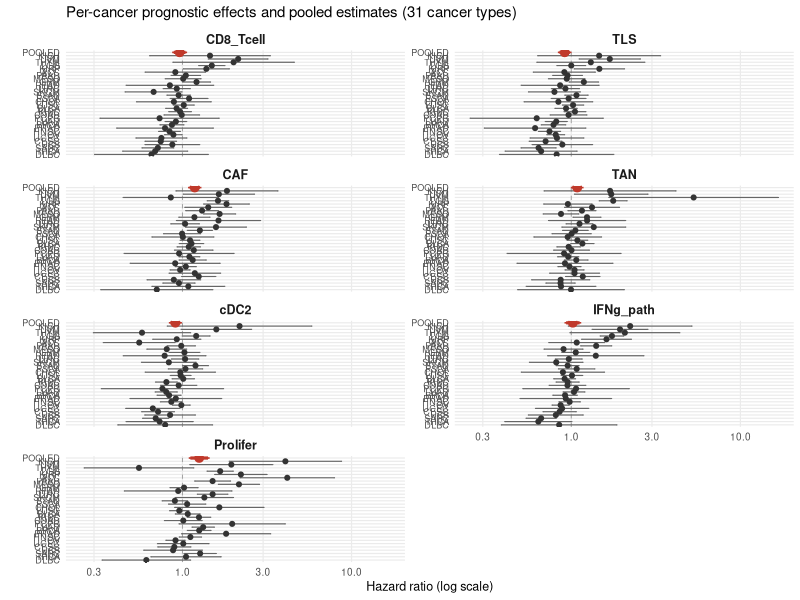
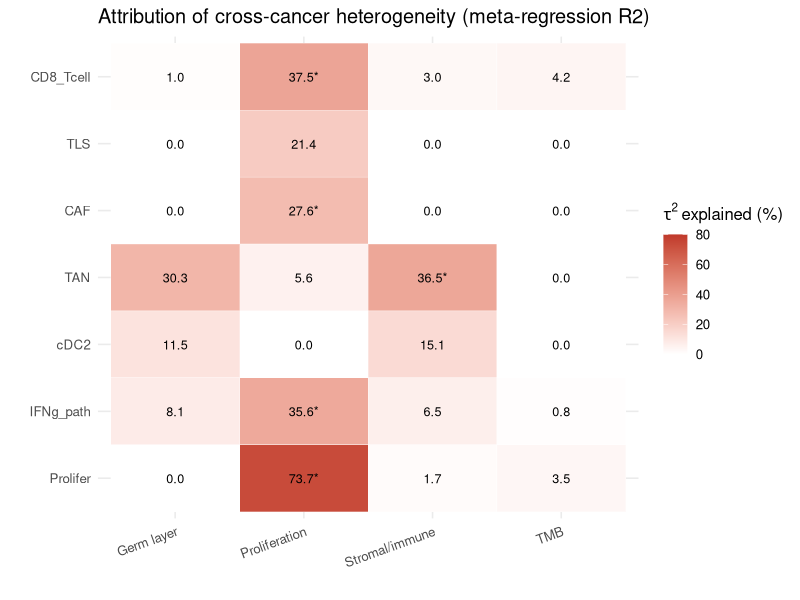
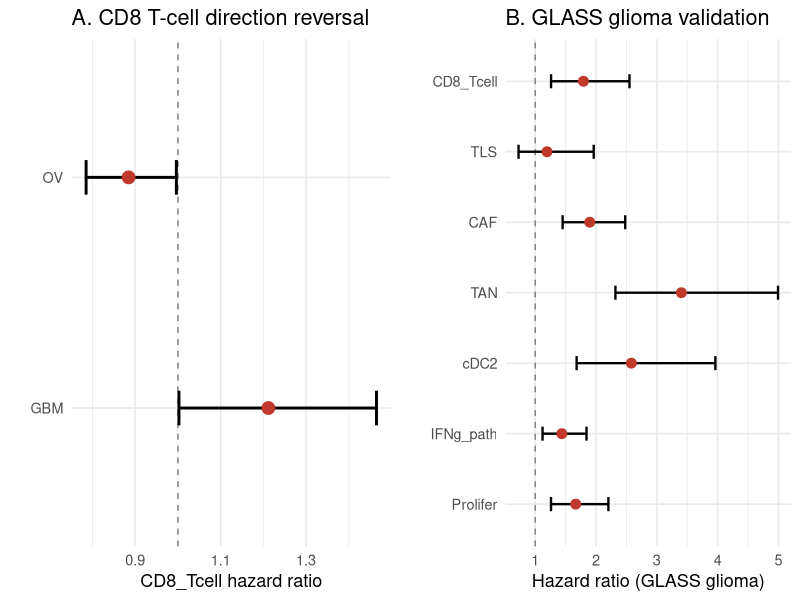

Generate these figures, in order, with R:
# 生成正文核心图（读结果文件，不再硬编码）
# Fig2 逐癌种森林图（7 分面 × 31 癌种 + pooled）；Fig3 归因热图；Fig4 方向翻转 + GLASS
library(ggplot2)
library(metafor)
dir.create("figures", showWarnings = FALSE)

res <- read.csv("results/specB/per_cancer_three.csv")
res <- res[res$version == "B2", ]
meta <- read.csv("results/specB/meta_regression_v5.csv")
glass <- read.csv("results/glass_validation_cox.csv")

sigs <- c("CD8_cyto","TLS","CAF","TAN","cDC2","IFNg_path","Prolifer")
labs <- c("CD8_Tcell","TLS","CAF","TAN","cDC2","IFNg_path","Prolifer")

# ============ Fig2：逐癌种森林图（7 分面） ============
res$HR <- exp(res$beta)
res$lo <- exp(res$beta - 1.96 * res$se)
res$hi <- exp(res$beta + 1.96 * res$se)
res$lab <- factor(res$signature, levels = sigs, labels = labs)

# pooled 菱形（每签名）
pooled <- do.call(rbind, lapply(sigs, function(nm) {
  d <- res[res$signature == nm & is.finite(res$beta) & res$se > 0, ]
  m <- rma(yi = beta, sei = se, data = d, method = "REML")
  data.frame(signature = nm, HR = exp(as.numeric(m$b)), lo = exp(as.numeric(m$ci.lb)),
             hi = exp(as.numeric(m$ci.ub)), I2 = m$I2, cancer = "POOLED")
}))
pooled$lab <- factor(pooled$signature, levels = sigs, labels = labs)

p2 <- ggplot(res, aes(x = HR, y = reorder(cancer, HR))) +
  geom_vline(xintercept = 1, linetype = "dashed", color = "grey60", linewidth = 0.3) +
  geom_errorbarh(aes(xmin = lo, xmax = hi), height = 0.3, linewidth = 0.4, color = "grey40") +
  geom_point(size = 1.4, color = "grey20") +
  geom_errorbarh(data = pooled, aes(xmin = lo, xmax = hi), height = 0.5, linewidth = 1.1, color = "#c0392b") +
  geom_point(data = pooled, size = 2.6, color = "#c0392b") +
  scale_x_log10() +
  facet_wrap(~lab, ncol = 2, scales = "free_y") +
  labs(x = "Hazard ratio (log scale)", y = "",
       title = "Per-cancer prognostic effects and pooled estimates (31 cancer types)") +
  theme_minimal(base_size = 9) +
  theme(axis.text.y = element_text(size = 6.5),
        strip.text = element_text(size = 9, face = "bold"),
        panel.grid.minor = element_blank())
ggsave("figures/Fig2_forest.png", p2, width = 11, height = 13, dpi = 300)

# ============ Fig3：归因热图（R²，%） ============
# 从 meta_regression_v5.csv 提取 4 个连续/分类 moderator 的 R2 与 p
mod_map <- c("prolif_abs" = "Proliferation", "estimate_abs" = "Stromal/immune",
             "germ" = "Germ layer", "median_TMB" = "TMB")
attr <- meta[meta$moderator %in% names(mod_map), c("signature","moderator","R2","p")]
attr$mod <- factor(mod_map[attr$moderator], levels = c("Germ layer","Proliferation","Stromal/immune","TMB"))
attr$sig <- factor(attr$signature, levels = rev(sigs), labels = rev(labs))
# 星号用 permutation p < 0.05（与正文/Table 2 一致），手动指定显著格
star_pairs <- c("CD8_cyto|prolif_abs", "CAF|prolif_abs", "IFNg_path|prolif_abs",
                "TAN|estimate_abs", "Prolifer|prolif_abs")
attr$star <- ifelse(paste(attr$signature, attr$moderator, sep = "|") %in% star_pairs, "*", "")

p3 <- ggplot(attr, aes(x = mod, y = sig, fill = R2)) +
  geom_tile(color = "white") +
  geom_text(aes(label = paste0(sprintf("%.1f", R2), star)), size = 3.2) +
  scale_fill_gradient(low = "white", high = "#c0392b", limits = c(0, 80), na.value = "grey90") +
  labs(x = "", y = "", fill = expression(tau^2 ~ "explained (%)"),
       title = "Attribution of cross-cancer heterogeneity (meta-regression R2)") +
  theme_minimal(base_size = 12) +
  theme(axis.text.x = element_text(angle = 20, hjust = 1))
ggsave("figures/Fig3_attribution.png", p3, width = 6.5, height = 5, dpi = 300)

# ============ Fig4：方向翻转 + GLASS 对照 ============
dirflip <- res[res$signature == "CD8_cyto" & res$cancer %in% c("GBM","OV"), c("cancer","HR","lo","hi")]
dirflip$cancer <- factor(dirflip$cancer, levels = c("GBM","OV"))
p4a <- ggplot(dirflip, aes(x = cancer, y = HR)) +
  geom_hline(yintercept = 1, linetype = "dashed", color = "grey50") +
  geom_errorbar(aes(ymin = lo, ymax = hi), width = 0.15, linewidth = 1) +
  geom_point(size = 4, color = "#c0392b") +
  labs(x = "", y = "CD8_Tcell hazard ratio",
       title = "A. CD8 T-cell direction reversal") +
  coord_flip() +
  theme_minimal(base_size = 13)

glass$sig <- factor(glass$signature, levels = rev(sigs), labels = rev(labs))
p4b <- ggplot(glass, aes(x = sig, y = HR)) +
  geom_hline(yintercept = 1, linetype = "dashed", color = "grey50") +
  geom_errorbar(aes(ymin = lower, ymax = upper), width = 0.2, linewidth = 0.8) +
  geom_point(size = 3, color = "#c0392b") +
  labs(x = "", y = "Hazard ratio (GLASS glioma)",
       title = "B. GLASS glioma validation") +
  coord_flip() +
  theme_minimal(base_size = 13)

png("figures/Fig4_direction_flip_validation.png", width = 2600, height = 1200, res = 300)
grid::grid.newpage()
grid::pushViewport(grid::viewport(layout = grid::grid.layout(1, 2)))
print(p4a, vp = grid::viewport(layout.pos.col = 1))
print(p4b, vp = grid::viewport(layout.pos.col = 2))
dev.off()

cat("Figures saved to figures/\n")
